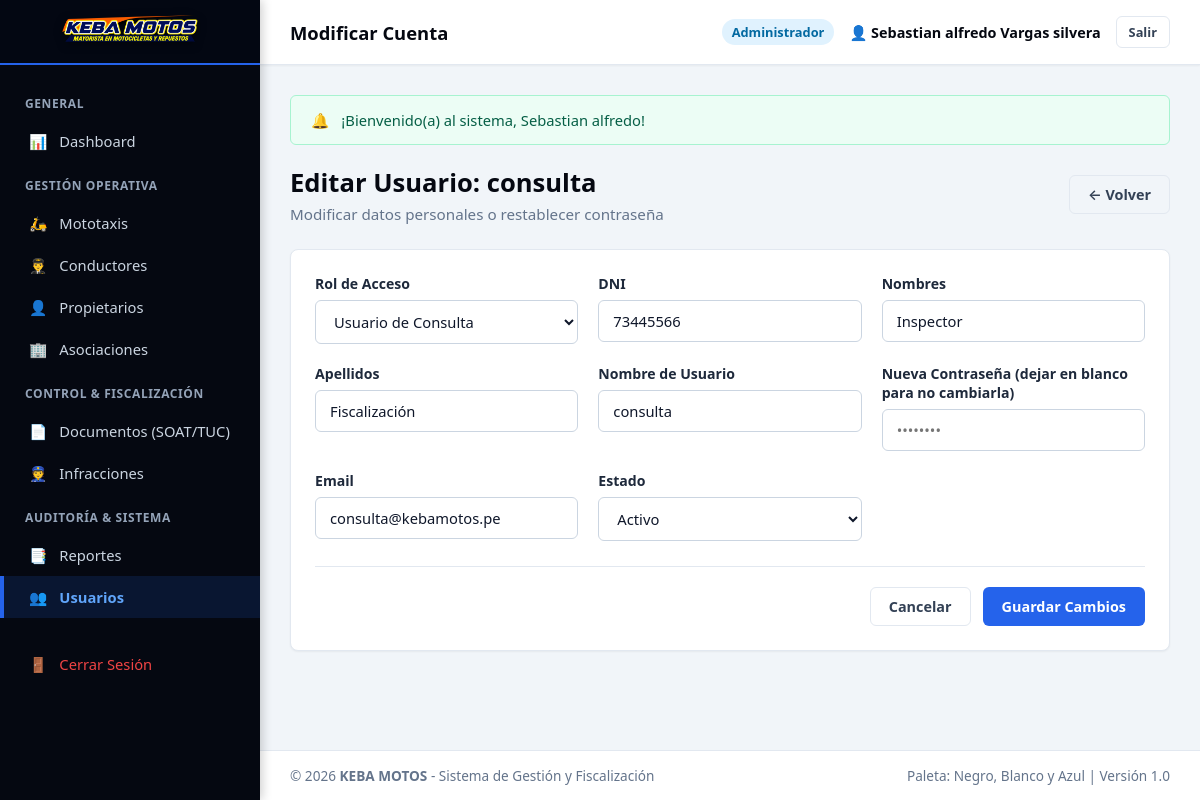
The page /views/usuarios/editar_usuario.php?id=4 (signed in) on the database its author committed.
### tables this page shows
CREATE TABLE `usuarios` (
  `id_usuario` INT AUTO_INCREMENT PRIMARY KEY,
  `id_rol` INT NOT NULL,
  `dni` VARCHAR(8) NOT NULL UNIQUE,
  `nombres` VARCHAR(100) NOT NULL,
  `apellidos` VARCHAR(100) NOT NULL,
  `usuario` VARCHAR(50) NOT NULL UNIQUE,
  `password` VARCHAR(255) NOT NULL,
  `email` VARCHAR(100) UNIQUE NULL,
  `telefono` VARCHAR(20) NULL,
  `estado` ENUM('Activo', 'Inactivo') DEFAULT 'Activo',
  `ultimo_login` DATETIME NULL,
  `token_recuperacion` VARCHAR(100) NULL,
  `token_expira` DATETIME NULL,
  `created_at` TIMESTAMP DEFAULT CURRENT_TIMESTAMP,
  `updated_at` TIMESTAMP DEFAULT CURRENT_TIMESTAMP ON UPDATE CURRENT_TIMESTAMP,
  CONSTRAINT `fk_usuarios_roles` FOREIGN KEY (`id_rol`) REFERENCES `roles` (`id_rol`) ON UPDATE CASCADE
);

### config/conexion.php (called while the page is built, shortened)
<?php
class Database {
    private static $host = "localhost";
    private static $db_name = "keba";
    private static $username = "root";
    private static $password = "";
    private static $conexion = null;
    public static function conectar() {
        if (self::$conexion === null) {
            try {
                $opciones = [
                    PDO::ATTR_ERRMODE => PDO::ERRMODE_EXCEPTION,
                    PDO::ATTR_DEFAULT_FETCH_MODE => PDO::FETCH_ASSOC,
                    PDO::ATTR_EMULATE_PREPARES => true,
                    PDO::MYSQL_ATTR_MULTI_STATEMENTS => true,
                    PDO::MYSQL_ATTR_INIT_COMMAND => "SET NAMES utf8mb4 COLLATE utf8mb4_unicode_ci"
                ];
                try {
                    $dsn = "mysql:host=" . self::$host . ";dbname=" . self::$db_name . ";charset=utf8mb4";
                    self::$conexion = new PDO($dsn, self::$username, self::$password, $opciones);
                } catch (PDOException $e) {
                    if ($e->getCode() == 1049 || stripos($e->getMessage(), 'Unknown database') !== false) {
                        $dsnRoot = "mysql:host=" . self::$host . ";charset=utf8mb4";
                        $pdoRoot = new PDO($dsnRoot, self::$username, self::$password, $opciones);
                        $pdoRoot->exec("CREATE DATABASE IF NOT EXISTS `" . self::$db_name . "` CHARACTER SET utf8mb4 COLLATE utf8mb4_unicode_ci;");
                        $pdoRoot = null;
                        $dsn = "mysql:host=" . self::$host . ";dbname=" . self::$db_name . ";charset=utf8mb4";
                        self::$conexion = new PDO($dsn, self::$username, self::$password, $opciones);
                    } else {
                        throw $e;
                    }
                }
                $check = self::$conexion->query("SHOW TABLES LIKE 'usuarios'");
            } catch (PDOException $e) {
                die("<div style='padding:20px; font-family:sans-serif; background:#fee2e2; color:#991b1b; border:1px solid #f87171; border-radius:8px; margin:20px;'>
                        <strong>Error al conectar con la Base de Datos:</strong> " . htmlspecialchars($e->getMessage()) . "<br><br>
                        <em>Asegúrate de que MySQL esté activo en el Panel de Control de XAMPP.</em>
                     </div>");
            }
        }
        return self::$conexion;
    }
}

### models/Usuario.php (called while the page is built, shortened)
<?php
require_once dirname(__DIR__) . '/config/conexion.php';
class Usuario {
    private $db;
    public function __construct() {
        $this->db = Database::conectar();
    }
    public function obtenerPorId($id) {
        $stmt = $this->db->prepare("SELECT * FROM usuarios WHERE id_usuario = :id LIMIT 1");
        $stmt->execute([':id' => $id]);
        return $stmt->fetch();
    }
}

### helpers/funciones.php (called while the page is built, shortened)
<?php
function vistaUrl($ruta) {
    return BASE_URL . 'views/' . ltrim($ruta, '/');
}
function controladorUrl($ruta) {
    return BASE_URL . 'controllers/' . ltrim($ruta, '/');
}

### views/usuarios/editar_usuario.php (the view, shortened to what this page needs)
<?php
require_once dirname(__DIR__) . '/plantillas/header.php';
require_once dirname(__DIR__) . '/plantillas/sidebar.php';
require_once dirname(__DIR__) . '/plantillas/navbar.php';
require_once dirname(dirname(__DIR__)) . '/models/Usuario.php';
$id = (int)($_GET['id'] ?? 0);
$userMod = new Usuario();
$u = $userMod->obtenerPorId($id);
?>
<div class="page-header">
    <div>
        <h1 class="page-title">Editar Usuario: <?= htmlspecialchars($u['usuario']) ?></h1>
        <p class="page-subtitle">Modificar datos personales o restablecer contraseña</p>
    </div>
    <a href="<?= vistaUrl('usuarios/listar_usuarios.php') ?>" class="btn btn-outline">&larr; Volver</a>
</div>
<div class="card">
    <form action="<?= controladorUrl('auth/registro_usuario.php') ?>" method="POST">
        <div class="form-grid">
            <div class="form-group">
                <label for="id_rol">Rol de Acceso</label>
                <select id="id_rol" name="id_rol" class="form-control" required>
                    <option value="3" <?= $u['id_rol'] == 3 ? 'selected' : '' ?>>Usuario de Consulta</option>
                </select>
            </div>
            <div class="form-group">
                <label for="dni">DNI</label>
                <input type="text" id="dni" name="dni" class="form-control" value="<?= htmlspecialchars($u['dni']) ?>" required maxlength="8">
            </div>
            <div class="form-group">
                <label for="nombres">Nombres</label>
                <input type="text" id="nombres" name="nombres" class="form-control" value="<?= htmlspecialchars($u['nombres']) ?>" required>
            </div>
            <div class="form-group">
                <label for="apellidos">Apellidos</label>
                <input type="text" id="apellidos" name="apellidos" class="form-control" value="<?= htmlspecialchars($u['apellidos']) ?>" required>
            </div>
            <div class="form-group">
                <label for="usuario">Nombre de Usuario</label>
                <input type="text" id="usuario" name="usuario" class="form-control" value="<?= htmlspecialchars($u['usuario']) ?>" required>
            </div>
            <div class="form-group">
                <label for="password">Nueva Contraseña (dejar en blanco para no cambiarla)</label>
                <input type="password" id="password" name="password" class="form-control" placeholder="••••••••">
            </div>
            <div class="form-group">
                <label for="email">Email</label>
                <input type="email" id="email" name="email" class="form-control" value="<?= htmlspecialchars($u['email'] ?? '') ?>">
            </div>
            <div class="form-group">
                <label for="estado">Estado</label>
                <select id="estado" name="estado" class="form-control">
                    <option value="Activo" <?= $u['estado'] === 'Activo' ? 'selected' : '' ?>>Activo</option>
                </select>
            </div>
        </div>
        <div class="form-actions">
            <a href="<?= vistaUrl('usuarios/listar_usuarios.php') ?>" class="btn btn-outline">Cancelar</a>
            <button type="submit" class="btn btn-primary">Guardar Cambios</button>
        </div>
    </form>
</div>
<?php require_once dirname(__DIR__) . '/plantillas/footer.php'; ?>

### assets/css/estilos.css (style rules this page uses)
:root { --color-primary: #0284c7; --color-primary-dark: #0369a1; --color-primary-light: #e0f2fe; --color-blue-accent: #2563eb; --color-black: #050811; --color-black-card: #0d121f; --color-black-border: #1a233a; --color-black-light: #1e293b; --color-white: #ffffff; --color-gray-50: #f8fafc; --color-gray-100: #f1f5f9; --color-gray-200: #e2e8f0; --color-gray-500: #64748b; --color-gray-700: #334155; --color-success: #10b981; --color-warning: #f59e0b; --color-danger: #ef4444; --color-info: #0284c7; --sidebar-width: 260px; --header-height: 65px; --font-main: 'Segoe UI', system-ui, -apple-system, sans-serif; --shadow-sm: 0 1px 2px 0 rgba(0, 0, 0, 0.05); --shadow-md: 0 4px 6px -1px rgba(0, 0, 0, 0.1), 0 2px 4px -1px rgba(0, 0, 0, 0.06); --shadow-lg: 0 10px 15px -3px rgba(0, 0, 0, 0.15), 0 4px 6px -2px rgba(0, 0, 0, 0.05); }
* { margin: 0; padding: 0; box-sizing: border-box; font-family: var(--font-main); }
body { background-color: var(--color-gray-100); color: var(--color-gray-700); min-height: 100vh; display: flex; flex-direction: column; }
.page-header { display: flex; align-items: center; justify-content: space-between; margin-bottom: 25px; flex-wrap: wrap; gap: 15px; }
.page-title { font-size: 1.6rem; font-weight: 800; color: var(--color-black); }
.page-subtitle { color: var(--color-gray-500); font-size: 0.95rem; margin-top: 4px; }
.btn { display: inline-flex; align-items: center; justify-content: center; gap: 8px; padding: 9px 18px; border-radius: 6px; font-size: 0.9rem; font-weight: 600; cursor: pointer; text-decoration: none; transition: all 0.2s ease; border: 1px solid transparent; }
.btn-primary { background-color: var(--color-blue-accent); color: var(--color-white); }
.btn-outline { background-color: transparent; border-color: var(--color-gray-200); color: var(--color-gray-700); }
.card { background-color: var(--color-white); border-radius: 8px; border: 1px solid var(--color-gray-200); box-shadow: var(--shadow-sm); padding: 24px; margin-bottom: 25px; }

### assets/css/formularios.css (style rules this page uses)
.form-grid { display: grid; grid-template-columns: repeat(auto-fit, minmax(260px, 1fr)); gap: 20px; margin-bottom: 25px; }
.form-group { display: flex; flex-direction: column; }
.form-group label { font-size: 0.88rem; font-weight: 600; color: #1e293b; margin-bottom: 7px; }
.form-control { width: 100%; padding: 10px 14px; border: 1.5px solid #cbd5e1; border-radius: 6px; font-size: 0.92rem; color: #0f172a; background-color: #ffffff; transition: all 0.2s ease; }
select.form-control { cursor: pointer; }
.form-actions { display: flex; align-items: center; justify-content: flex-end; gap: 12px; padding-top: 20px; border-top: 1px solid #e2e8f0; }

### rows shown on the page
usuarios: usuario "consulta", id_rol "Usuario de Consulta", dni "73445566", nombres "Inspector", apellidos "Fiscalización", email "consulta@kebamotos.pe", estado "Activo"

### other values the page prints
$subtituloNavbar "Modificar Cuenta"
$usuarioActivo['rol_nombre'] "Administrador"
$flash['mensaje'] "¡Bienvenido(a) al sistema, Sebastian alfredo!"
